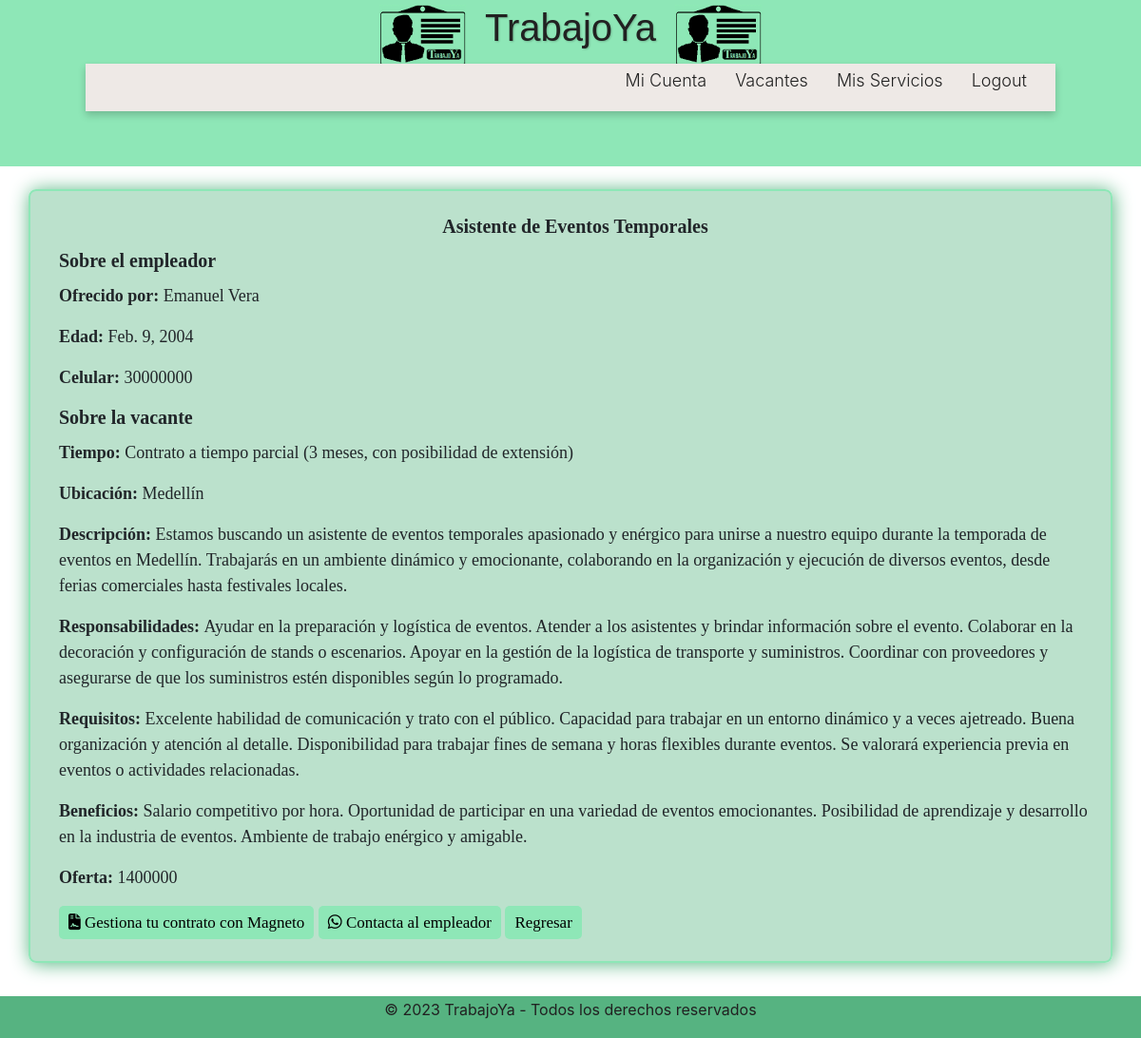
Screenshot of /trabajador/masInfoVacante/3/ with the database file from the repository.
### empleador/models.py (models this page shows, shortened)
class VacanteLaboral(models.Model):
    nombre = models.CharField(blank= False, max_length=200)
    tiempo = models.CharField(blank= False, max_length=200)
    ubicacion = models.CharField(blank= False, max_length=200)
    descripcion = models.TextField(blank= False, max_length=500)
    responsabilidades = models.TextField(blank= False, max_length=500)
    requisitos = models.TextField(blank= False, max_length=500)
    beneficios = models.TextField(blank= False, max_length=500)
    oferta = models.CharField(blank= False, max_length=200)
    empleador = models.ForeignKey(Empleador, on_delete=models.CASCADE,null=True, blank=True)
    disponibilidad = models.BooleanField(default=False)

### accounts/models.py (models this page shows, shortened)
class Empleador(models.Model):
    usuario = models.OneToOneField(Usuario, on_delete=models.CASCADE, primary_key=True, related_name='empleador')
    foto= models.ImageField(upload_to='images/', null=True, blank=True)
    identificacion = models.CharField(max_length=10, validators=[validar_numero])
    nombre = models.CharField(max_length=50)
    apellidos = models.CharField(max_length=50)
    fecha_nacimiento = models.DateField(validators=[validar_edad])
    celular = models.CharField(max_length=50, validators=[validar_numero])

### trabajador/views.py (the view)
# urls.py: path('masInfoVacante/<int:vacanteID>/', views.masInfoVacante, name='masInfoVacante'),
def masInfoVacante(request,vacanteID):
    vacante = get_object_or_404(VacanteLaboral, pk=vacanteID)
    return render(request, 'masInfoVacante.html', {'vacante': vacante})

### trabajador/templates/masInfoVacante.html (shortened to what this page needs)
<!DOCTYPE html>
{% extends 'baseTrabajador.html' %}
{% load static %}
    {% block additional_styles %}
    <link rel="stylesheet" href="https://cdn.jsdelivr.net/npm/bootstrap@4.0.0/dist/css/bootstrap.min.css">
    <link rel="stylesheet" href="{% static 'css\trabajador\masInfoVacante.css' %}">
    {% endblock additional_styles %}
        {% block content %}
        <div class= "titulo">
            <h2>Más Información</h2>
        </div>
        <div class="Vacante">
            <div class="cartaVacante" style="width: 90rem;">
                <div class="card-body">
                  <h5 class="card-title" style="text-align: center; font-weight: bold;">{{ vacante.nombre }}</h5>
                  <h5 class="card-title" style="text-align: left; font-weight: bold;">Sobre el empleador</h5>
                    <p><strong>Ofrecido por: </strong> {{ vacante.empleador.nombre }} {{vacante.empleador.apellidos}}</p>
                    <p><strong>Edad: </strong> {{ vacante.empleador.fecha_nacimiento }}</p>
                    <p><strong>Celular: </strong> {{ vacante.empleador.celular }}</p>
                    <h5 class="card-title" style="text-align: left; font-weight: bold;">Sobre la vacante</h5>
                    <p><strong>Tiempo: </strong> {{ vacante.tiempo }} </p>
                    <p><strong>Ubicación: </strong> {{ vacante.ubicacion }} </p>
                    <p><strong>Descripción: </strong> {{ vacante.descripcion }} </p>
                    <p><strong>Responsabilidades: </strong> {{ vacante.responsabilidades }} </p>
                    <p><strong>Requisitos: </strong> {{ vacante.requisitos }} </p>
                    <p><strong>Beneficios: </strong> {{ vacante.beneficios }} </p>
                    <p><strong>Oferta: </strong> {{ vacante.oferta }} </p>
                  <a href="https://www.magneto365.com/home/" target="_blank" class="btn btn-primary">
                    <i class="fa-solid fa-file-contract"></i>  Gestiona tu contrato con Magneto
                  </a>
                  <a href="#" class="btn btn-primary">
                    <i class="fa-brands fa-whatsapp"></i>  Contacta al empleador
                  </a>
                  <a href="{% url 'verVacantesTrabajador'%}" class="btn btn-primary">Regresar</a>
                </div>
              </div>
        </div>
        {% endblock content %}

### static/css/trabajador/base.css (style rules this page uses)
html { font-family: "Poppins", sans-serif; line-height: 1.15; -webkit-text-size-adjust: 100%; -webkit-tap-highlight-color: rgba(0, 0, 0, 0); }
body { margin: 0; font-size: 1rem; line-height: 1.5; text-align: left; }

### static/css/trabajador/masInfoVacante.css (style rules this page uses)
h2 { font-size: xx-large; color: #212121; text-align: center; font-weight: bold; }
.titulo { text-align: center; align-content: center; }
.btn { padding: 5px 10px; font-size: 17px; text-decoration: none; background-color: #8ee7b7; color: #000000; border: none; border-radius: 5px; cursor: pointer; font-family:"Candara"; }
.Vacante { padding: 0 10px; display: flex; flex-wrap: wrap; justify-content: center; }
.cartaVacante { border-radius: 8px; box-shadow: 1px 1px 20px #56b381; overflow: hidden; height: min-content; min-height: 40rem; margin: 20px; float: left; padding: auto; background-color: rgba(86, 179, 129, 0.4); border: 2px solid #8ee7b7; }
.card-body { margin: 0 0 3px; margin-left: 10px; margin-top: 5px; text-align: left; font-size: large; font-family: 'Candara'; }

### rows the page displays
VacanteLaboral: nombre "Asistente de Eventos Temporales", empleador.nombre "Emanuel", empleador.apellidos "Vera", empleador.fecha_nacimiento "Feb. 9, 2004", empleador.celular "30000000", tiempo "Contrato a tiempo parcial (3 meses, con posibilidad de extensión)", ubicacion "Medellín", descripcion "Estamos buscando un asistente de eventos temporales apasionado y enérgico para unirse a nuestro equipo durante la temporada de eventos en Medellín. Trabajarás en un ambiente dinámico y emocionante, colaborando en la organización y ejecución de diversos eventos, desde ferias comerciales hasta festivales locales.", responsabilidades "Ayudar en la preparación y logística de eventos. Atender a los asistentes y brindar información sobre el evento. Colaborar en la decoración y configuración de stands o escenarios. Apoyar en la gestión de la logística de transporte y suministros. Coordinar con proveedores y asegurarse de que los suministros estén disponibles según lo programado.", requisitos "Excelente habilidad de comunicación y trato con el público. Capacidad para trabajar en un entorno dinámico y a veces ajetreado. Buena organización y atención al detalle. Disponibilidad para trabajar fines de semana y horas flexibles durante eventos. Se valorará experiencia previa en eventos o actividades relacionadas.", beneficios "Salario competitivo por hora. Oportunidad de participar en una variedad de eventos emocionantes. Posibilidad de aprendizaje y desarrollo en la industria de eventos. Ambiente de trabajo enérgico y amigable.", oferta "1400000"
